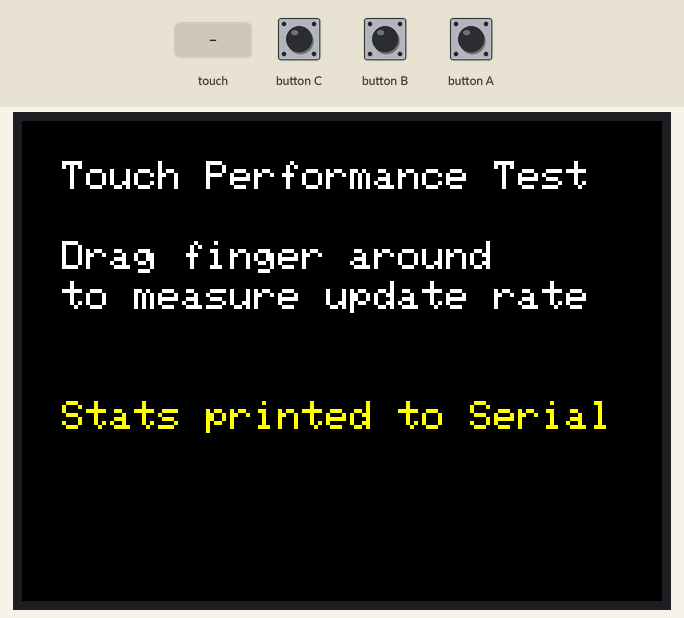
Simulated run of this program. Board: ESP32-S3. On the bench: 320×240 colour display. The test bench sets the inputs (shaded band). What the program prints to the serial monitor is not drawn.

Above: at 0.3 s.
At 1.8 s:
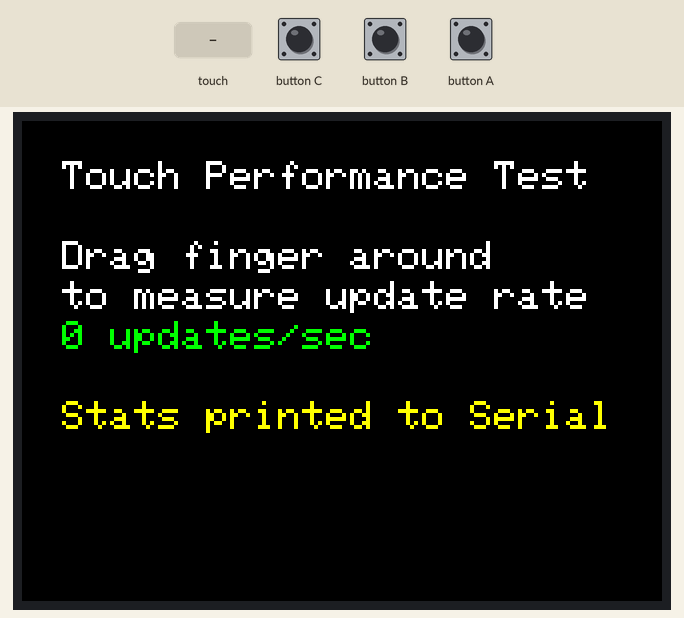
1.9 s: touch panel pressed at 13 % / 10 % of its raw x / y range
Timing chart, 0 to 4.9 s (numbered marks = the images above; inputs shaded):
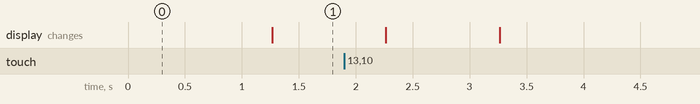

The program:

main.cpp
```cpp
#include <M5Unified.h>
#include "display.h"
#include "test.h"

// ============================================
// SELECT WHICH MODE TO RUN:
// ============================================
#define MODE_DISPLAY  0   // Visual touch demo with circle
#define MODE_TEST     1   // Performance test (measures update rate)

#define CURRENT_MODE  MODE_TEST   // <-- Change this to switch modes
// ============================================

void setup() {
  auto cfg = M5.config();
  M5.begin(cfg);

  Serial.begin(115200);
  Serial.println("\n\nTouch Test Starting...");

#if CURRENT_MODE == MODE_DISPLAY
  Serial.println("Mode: DISPLAY (visual demo)");
  displaySetup();
#elif CURRENT_MODE == MODE_TEST
  Serial.println("Mode: TEST (performance measurement)");
  testSetup();
#endif
}

void loop() {
  M5.update();

#if CURRENT_MODE == MODE_DISPLAY
  displayLoop();
#elif CURRENT_MODE == MODE_TEST
  testLoop();
#endif
}
```

display.cpp
```cpp
#include <M5Unified.h>
#include "display.h"

// Store last touch position
static int lastX = -1;
static int lastY = -1;

// Small sprite just for the touch indicator (faster than full screen)
static M5Canvas circle(&M5.Display);

static const int CIRCLE_SIZE = 25;
static const int SPRITE_SIZE = CIRCLE_SIZE * 2 + 2;  // Diameter + border

static void drawCircleSprite(int x, int y) {
  // Constrain to screen bounds
  int spriteX = x - CIRCLE_SIZE - 1;
  int spriteY = y - CIRCLE_SIZE - 1;

  // Draw the circle indicator
  circle.fillSprite(TFT_BLACK);
  circle.fillCircle(CIRCLE_SIZE + 1, CIRCLE_SIZE + 1, CIRCLE_SIZE, TFT_CYAN);
  circle.drawCircle(CIRCLE_SIZE + 1, CIRCLE_SIZE + 1, CIRCLE_SIZE, TFT_WHITE);
  circle.drawLine(CIRCLE_SIZE - 9, CIRCLE_SIZE + 1, CIRCLE_SIZE + 11, CIRCLE_SIZE + 1, TFT_RED);
  circle.drawLine(CIRCLE_SIZE + 1, CIRCLE_SIZE - 9, CIRCLE_SIZE + 1, CIRCLE_SIZE + 11, TFT_RED);

  // Push only the small sprite area
  circle.pushSprite(spriteX, spriteY);
}

void displaySetup() {
  // Set up the display
  M5.Display.setRotation(1);
  M5.Display.fillScreen(TFT_BLACK);
  M5.Display.setTextColor(TFT_WHITE);
  M5.Display.setTextSize(2);
  M5.Display.setCursor(60, 100);
  M5.Display.println("Touch the screen!");
  M5.Display.setCursor(40, 140);
  M5.Display.println("A circle will appear");

  // Create small sprite for circle only (52x52 vs 320x240 = 17x less data!)
  circle.createSprite(SPRITE_SIZE, SPRITE_SIZE);

  Serial.println("Display demo started");
}

void displayLoop() {
  auto touch = M5.Touch.getDetail();

  if (touch.isPressed()) {
    int x = touch.x;
    int y = touch.y;

    // Only redraw if position changed
    if (x != lastX || y != lastY) {
      // Erase old circle by drawing black rect (faster than full redraw)
      if (lastX >= 0) {
        M5.Display.fillRect(lastX - CIRCLE_SIZE - 1, lastY - CIRCLE_SIZE - 1,
                            SPRITE_SIZE, SPRITE_SIZE, TFT_BLACK);
      }

      // Update header only if needed
      static bool headerDrawn = false;
      if (!headerDrawn) {
        M5.Display.fillRect(0, 0, 320, 30, TFT_DARKGREY);
        headerDrawn = true;
      }
      M5.Display.setCursor(10, 5);
      M5.Display.setTextColor(TFT_WHITE, TFT_DARKGREY);
      M5.Display.printf("Touch: X=%3d  Y=%3d", x, y);

      // Draw new circle
      drawCircleSprite(x, y);

      // Print to serial (less often to reduce overhead)
      static unsigned long lastPrint = 0;
      if (millis() - lastPrint > 50) {
        Serial.printf("Touch: X=%d, Y=%d\n", x, y);
        lastPrint = millis();
      }

      lastX = x;
      lastY = y;
    }
  }
}
```

display.h
```cpp
#pragma once

void displaySetup();
void displayLoop();
```

test.cpp
```cpp
#include <M5Unified.h>
#include "test.h"

// Performance counters
static unsigned long lastSecond = 0;
static unsigned int touchUpdates = 0;      // How many times touch position changed
static unsigned int touchPolls = 0;        // How many times we polled while touching
static unsigned int loopCount = 0;         // Total loop iterations

// Last position to detect changes
static int lastX = -1;
static int lastY = -1;

// Stats history
static unsigned int lastUpdatesPerSec = 0;
static unsigned int lastPollsPerSec = 0;
static unsigned int lastLoopsPerSec = 0;

void testSetup() {
  M5.Display.setRotation(1);
  M5.Display.fillScreen(TFT_BLACK);
  M5.Display.setTextColor(TFT_WHITE);
  M5.Display.setTextSize(2);

  M5.Display.setCursor(20, 20);
  M5.Display.println("Touch Performance Test");
  M5.Display.setCursor(20, 60);
  M5.Display.println("Drag finger around");
  M5.Display.setCursor(20, 80);
  M5.Display.println("to measure update rate");

  M5.Display.setCursor(20, 140);
  M5.Display.setTextColor(TFT_YELLOW);
  M5.Display.println("Stats printed to Serial");

  Serial.println("\n=== Touch Performance Test ===");
  Serial.println("Drag your finger around the screen.");
  Serial.println("Stats will print every second.\n");
  Serial.println("Columns:");
  Serial.println("  Updates/s  = position changes detected");
  Serial.println("  Polls/s    = touch reads while pressing");
  Serial.println("  Loops/s    = main loop iterations");
  Serial.println("  Latency    = avg ms between updates\n");

  lastSecond = millis();
}

void testLoop() {
  loopCount++;

  auto touch = M5.Touch.getDetail();

  if (touch.isPressed()) {
    touchPolls++;

    int x = touch.x;
    int y = touch.y;

    // Count position changes
    if (x != lastX || y != lastY) {
      touchUpdates++;
      lastX = x;
      lastY = y;

      // // Show current position on display
      // M5.Display.fillRect(20, 180, 280, 40, TFT_BLACK);
      // M5.Display.setCursor(20, 180);
      // M5.Display.setTextColor(TFT_CYAN);
      // M5.Display.printf("X=%3d  Y=%3d", x, y);
    }
  } else {
    // Reset last position when not touching
    lastX = -1;
    lastY = -1;
  }

  // Print stats every second
  unsigned long now = millis();
  if (now - lastSecond >= 1000) {
    // Calculate average latency
    float avgLatency = touchUpdates > 0 ? 1000.0f / touchUpdates : 0;

    // Print to serial
    Serial.printf("Updates/s: %4u  |  Polls/s: %5u  |  Loops/s: %6u  |  Latency: %5.1f ms\n",
                  touchUpdates, touchPolls, loopCount, avgLatency);

    // Update display with stats
    M5.Display.fillRect(20, 100, 280, 30, TFT_BLACK);
    M5.Display.setCursor(20, 100);
    M5.Display.setTextColor(TFT_GREEN);
    M5.Display.printf("%u updates/sec", touchUpdates);

    // Store for reference
    lastUpdatesPerSec = touchUpdates;
    lastPollsPerSec = touchPolls;
    lastLoopsPerSec = loopCount;

    // Reset counters
    touchUpdates = 0;
    touchPolls = 0;
    loopCount = 0;
    lastSecond = now;
  }
}
```

test.h
```cpp
#pragma once

void testSetup();
void testLoop();
```
